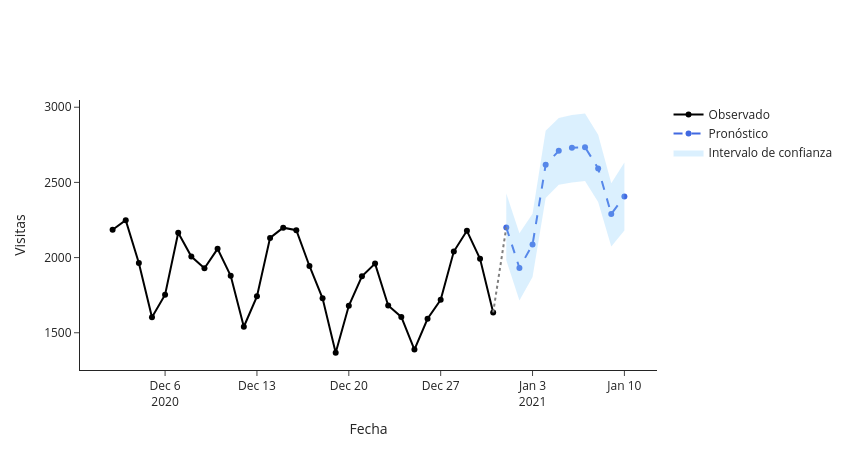

This figure's notebook cell:
### Code cell
last_month = page_vis[page_vis['ds'] > (page_vis['ds'].max() - pd.Timedelta(days=30))]
fig = go.Figure()
fig.add_trace(go.Scatter(
    x=last_month['ds'], y=last_month['y'],
    mode='lines+markers',
    name='Observado',
    line=dict(color='black')
))
fig.add_trace(go.Scatter(
    x=forecast_future['ds'], y=forecast_future['yhat'],
    mode='lines+markers',
    name='Pronóstico',
    line=dict(color='royalblue', dash='dash')
))
fig.add_trace(go.Scatter(
    x=forecast_future['ds'].tolist() + forecast_future['ds'][::-1].tolist(),
    y=forecast_future['yhat_upper'].tolist() + forecast_future['yhat_lower'][::-1].tolist(),
    fill='toself',
    fillcolor='rgba(135, 206, 250, 0.3)',  
    line=dict(color='rgba(255,255,255,0)'),
    hoverinfo="skip",
    showlegend=True,
    name='Intervalo de confianza'
))
fig.add_trace(go.Scatter(
    x=[last_month.iloc[-1]['ds'], forecast_future.iloc[0]['ds']],
    y=[last_month.iloc[-1]['y'], forecast_future.iloc[0]['yhat']],
    mode='lines',
    line=dict(color='gray', dash='dot'),
    name='Conexión',
    showlegend=False
))
fig.update_layout(
    title="",
    xaxis_title="Fecha",
    yaxis_title="Visitas",
    template='simple_white',
    height=450,
    width=850
)
fig.show()

### Figure 1 — Plotly figure (JSON) as saved in the notebook; plotly's stock layout.template omitted (floating-point values rounded to 4 significant figures)
{"data": [{"line": {"color": "black"}, "mode": "lines+markers", "name": "Observado", "type": "scatter", "x": ["2020-12-02T00:00:00", "2020-12-03T00:00:00", "2020-12-04T00:00:00", "2020-12-05T00:00:00", "2020-12-06T00:00:00", "2020-12-07T00:00:00", "2020-12-08T00:00:00", "2020-12-09T00:00:00", "2020-12-10T00:00:00", "2020-12-11T00:00:00", "2020-12-12T00:00:00", "2020-12-13T00:00:00", "2020-12-14T00:00:00", "2020-12-15T00:00:00", "2020-12-16T00:00:00", "2020-12-17T00:00:00", "2020-12-18T00:00:00", "2020-12-19T00:00:00", "2020-12-20T00:00:00", "2020-12-21T00:00:00", "2020-12-22T00:00:00", "2020-12-23T00:00:00", "2020-12-24T00:00:00", "2020-12-25T00:00:00", "2020-12-26T00:00:00", "2020-12-27T00:00:00", "2020-12-28T00:00:00", "2020-12-29T00:00:00", "2020-12-30T00:00:00", "2020-12-31T00:00:00"], "y": [2185, 2249, 1964, 1603, 1753, 2165, 2007, 1929, 2058, 1879, 1540, 1742, 2131, 2199, 2182, 1944, 1729, 1367, 1679, 1876, 1960, 1681, 1605, 1388, 1593, 1719, 2040, 2178, 1992, 1635]}, {"line": {"color": "royalblue", "dash": "dash"}, "mode": "lines+markers", "name": "Pronóstico", "type": "scatter", "x": ["2021-01-01T00:00:00", "2021-01-02T00:00:00", "2021-01-03T00:00:00", "2021-01-04T00:00:00", "2021-01-05T00:00:00", "2021-01-06T00:00:00", "2021-01-07T00:00:00", "2021-01-08T00:00:00", "2021-01-09T00:00:00", "2021-01-10T00:00:00"], "y": [2200.0, 1931.0, 2086.0, 2617.0, 2710.0, 2731.0, 2734.0, 2593.0, 2290.0, 2407.0]}, {"fill": "toself", "fillcolor": "rgba(135, 206, 250, 0.3)", "hoverinfo": "skip", "line": {"color": "rgba(255,255,255,0)"}, "name": "Intervalo de confianza", "showlegend": true, "type": "scatter", "x": ["2021-01-01T00:00:00", "2021-01-02T00:00:00", "2021-01-03T00:00:00", "2021-01-04T00:00:00", "2021-01-05T00:00:00", "2021-01-06T00:00:00", "2021-01-07T00:00:00", "2021-01-08T00:00:00", "2021-01-09T00:00:00", "2021-01-10T00:00:00", "2021-01-10T00:00:00", "2021-01-09T00:00:00", "2021-01-08T00:00:00", "2021-01-07T00:00:00", "2021-01-06T00:00:00", "2021-01-05T00:00:00", "2021-01-04T00:00:00", "2021-01-03T00:00:00", "2021-01-02T00:00:00", "2021-01-01T00:00:00"], "y": [2427.0, 2161.0, 2292.0, 2844.0, 2929.0, 2948.0, 2958.0, 2816.0, 2494.0, 2633.0, 2180.0, 2073.0, 2370.0, 2509.0, 2499.0, 2484.0, 2396.0, 1871.0, 1715.0, 1983.0]}, {"line": {"color": "gray", "dash": "dot"}, "mode": "lines", "name": "Conexión", "showlegend": false, "type": "scatter", "x": ["2020-12-31T00:00:00", "2021-01-01T00:00:00"], "y": [1635, 2200.0]}], "layout": {"height": 450, "title": {"text": ""}, "width": 850, "xaxis": {"title": {"text": "Fecha"}}, "yaxis": {"title": {"text": "Visitas"}}}}
